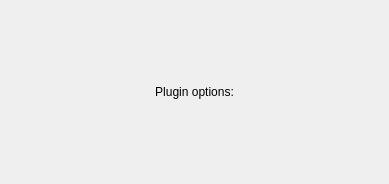
<?xml version="1.0" encoding="UTF-8"?>
<ui version="4.0">
 <class>RdbOptionsWidget</class>
 <widget class="QWidget" name="RdbOptionsWidget">
  <property name="geometry">
   <rect>
    <x>0</x>
    <y>0</y>
    <width>389</width>
    <height>184</height>
   </rect>
  </property>
  <property name="windowTitle">
   <string/>
  </property>
  <layout class="QVBoxLayout" name="verticalLayout">
   <item>
    <layout class="QHBoxLayout" name="horizontalLayout">
     <item>
      <layout class="QGridLayout" name="gridLayout">
       <item row="0" column="0">
        <widget class="QLabel" name="labelOptions">
         <property name="text">
          <string>Plugin options:</string>
         </property>
         <property name="alignment">
          <set>Qt::AlignCenter</set>
         </property>
         <property name="wordWrap">
          <bool>false</bool>
         </property>
        </widget>
       </item>
      </layout>
     </item>
    </layout>
   </item>
  </layout>
 </widget>
 <layoutdefault spacing="6" margin="11"/>
 <pixmapfunction>qPixmapFromMimeSource</pixmapfunction>
 <resources/>
 <connections/>
</ui>
